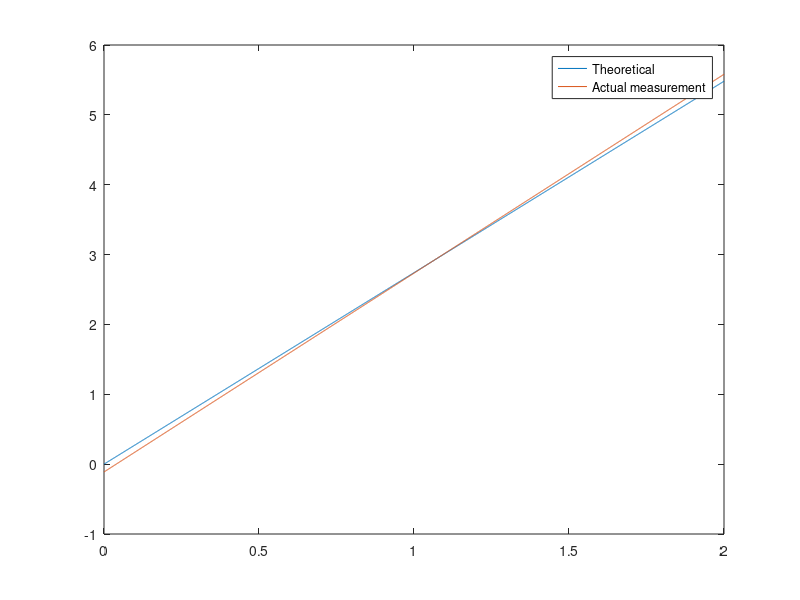

Write the MATLAB code that produced this figure.
close all;
xx=0:0.001:2;
y3=(7.4/2.7)*xx;
y4=(2.8465*xx)-0.1121;
figure;
plot(xx, y3);
hold on;
plot(xx, y4);
legend('Theoretical','Actual measurement');